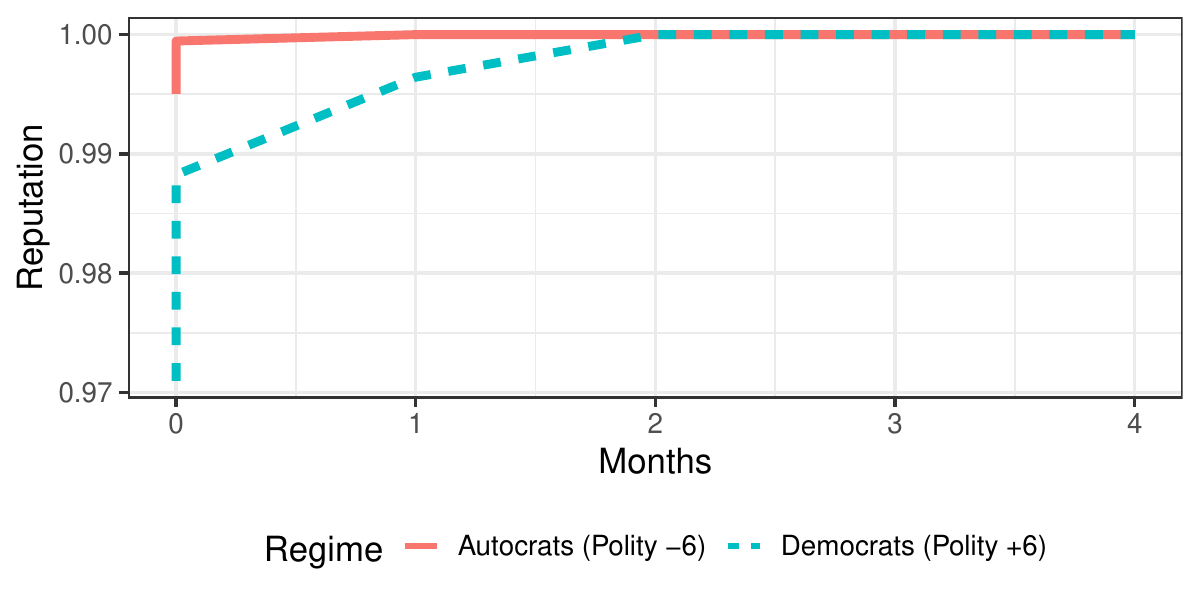

Reproduce this figure in R.
library(ggplot2)
library(gridExtra)
library(matrixStats)
library(data.table)
library(stringr)
rm(list=ls())
source("functions/avdata.r")
source("functions/estimationFunctions2018.R")


load("Data/woaData_USEA.rdata")
rwin <- RWIN2 #military defeats are censored
fullData <- cbind.data.frame(ccode, year,caseList, y, RWIN2,X)
fullData <- as.data.table(fullData)  


X[,14] <- 1-X[,14] #territory is 1
XR <- XG <- X[,c(1:8,10:11,  14)] 
ZG <- cbind(1, X[, c("polity2", "rgdpna", "Incomp" ,"lmtnest", "ethfrac", "relfrac")])
llik <- function(x0){
  lik(x0, XR=XR, XG=XG, Z=ZG, y=y, rwin=rwin)
}



load("model2_fitted.Rdata") 

par <- output$par

X.tilde <- rbind(colMeans(XR[XR[,"polity2"] == -6,]), colMeans(XR[XR[,"polity2"] == 6,]))
Z.tilde <- rbind(colMeans(ZG[ZG[,"polity2"] == -6,]), colMeans(ZG[ZG[,"polity2"] == 6,]))


X.tilde <- av.data(XR, "polity2", length.out = 2)
Z.tilde <- av.data(ZG, "polity2", length.out = 2)
X.tilde[,"polity2"] <- c(-6, 6)
Z.tilde[,"polity2"] <- c(-6, 6)

zR <- plogis(Z.tilde %*% par[str_detect(names(par), "gammaR")])
zG <- plogis(Z.tilde %*% par[str_detect(names(par), "gammaG")])
lambdaR <- exp(X.tilde %*% par[str_detect(names(par), "lambdaR")])
lambdaG <- exp(X.tilde %*% par[str_detect(names(par), "lambdaG")])
delta <-( ( log(zR)/lambdaR ) >= ( log(zG)/lambdaG ))

nMonths <- 4
piR <- piG <- matrix(0, ncol=2, nrow=nMonths+1)

for(i in 1:2){
  if(!delta[i]){ #if the rebels are possible first quitter
    piR[,i] <- zR[i]/(1-(1-zR[i]*zG[i]^(-lambdaR[i]/lambdaG[i])*exp(-lambdaR[i] * 0:nMonths)))
    piG[,i] <- zG[i]/(1-(1-exp(-lambdaG[i] *0:nMonths)))
  }else{
    piR[,i] <- zR[i]/(1-(1-exp(-lambdaR[i] *0:nMonths)))
    piG[,i] <- zG[i]/(1-(1-zG[i]*zR[i]^(-lambdaG[i]/lambdaR[i])*exp(-lambdaG[i] * 0:nMonths)))
  }
}
piR[piR>1] <- 1
piG[piG>1] <- 1
priors <- data.frame(pi=c(zG, zR),
                     Actor=c("Government", "Government", "Rebels", "Rebels"),
                     Regime = c("Autocrats (Polity -6)", "Democrats (Polity +6)",
                                "Autocrats (Polity -6)", "Democrats (Polity +6)"),
                     Months = c(0,0,0,0)
                )

plotData <- data.frame(pi= c(c(piG),piR),
                       Actor = rep(c("Government",
                                     "Rebels"), each=(nMonths+1)*2),
                       Regime = rep(c("Autocrats (Polity -6)",
                                      "Democrats (Polity +6)"), each=(nMonths+1)),
                       Months = rep(0:nMonths, 2))
plotData <- rbind(priors,plotData)



piplot2 <- ggplot(plotData[plotData$Actor=="Government",])+
  geom_line(aes(x=Months, y=pi, color=Regime, linetype=Regime), size=3)+
  theme_bw(25)+
  xlab("Months")+
  ylab("Reputation")+
  theme(legend.position="bottom")+
  labs(color="Regime",
       linetype="Regime")+
  guides(color = guide_legend(keywidth=2, override.aes = list(size=2)))
print(piplot2)
ggsave("figure1.pdf", plot=piplot2, width=12, height=6)






